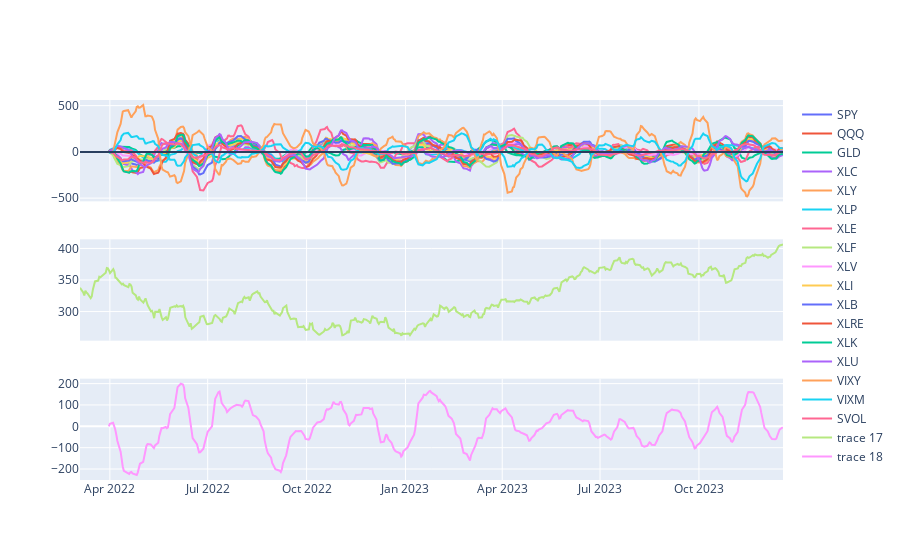

Notebook code cell kept with this figure:
### Code cell
df = pd.read_csv('data/QQQ.csv', parse_dates=['timestamp'], index_col=['timestamp'])
df.index = pd.to_datetime(df.index, unit='ms')
#fig.add_trace(name='raw', x=)
fig.add_hline(0)
fig.add_trace(go.Scatter(x=df.index, y=df['vwap']), row=2, col=1)
fig.add_trace(go.Scatter(x=sector_diff.index, y=sector_diff['QQQ']), row=3, col=1)
fig.show()

### Figure 1 — Plotly figure (JSON) as saved in the notebook; plotly's stock layout.template omitted (floating-point values rounded to 4 significant figures; data arrays with more than 128 entries replaced by an {"elided": "..."} marker saying what was removed)
{"data": [{"name": "SPY", "type": "scatter", "x": {"elided": "432 str values"}, "xaxis": "x", "y": {"elided": "432 float values"}, "yaxis": "y"}, {"name": "QQQ", "type": "scatter", "x": {"elided": "432 str values"}, "xaxis": "x", "y": {"elided": "432 float values"}, "yaxis": "y"}, {"name": "GLD", "type": "scatter", "x": {"elided": "432 str values"}, "xaxis": "x", "y": {"elided": "432 float values"}, "yaxis": "y"}, {"name": "XLC", "type": "scatter", "x": {"elided": "432 str values"}, "xaxis": "x", "y": {"elided": "432 float values"}, "yaxis": "y"}, {"name": "XLY", "type": "scatter", "x": {"elided": "432 str values"}, "xaxis": "x", "y": {"elided": "432 float values"}, "yaxis": "y"}, {"name": "XLP", "type": "scatter", "x": {"elided": "432 str values"}, "xaxis": "x", "y": {"elided": "432 float values"}, "yaxis": "y"}, {"name": "XLE", "type": "scatter", "x": {"elided": "432 str values"}, "xaxis": "x", "y": {"elided": "432 float values"}, "yaxis": "y"}, {"name": "XLF", "type": "scatter", "x": {"elided": "432 str values"}, "xaxis": "x", "y": {"elided": "432 float values"}, "yaxis": "y"}, {"name": "XLV", "type": "scatter", "x": {"elided": "432 str values"}, "xaxis": "x", "y": {"elided": "432 float values"}, "yaxis": "y"}, {"name": "XLI", "type": "scatter", "x": {"elided": "432 str values"}, "xaxis": "x", "y": {"elided": "432 float values"}, "yaxis": "y"}, {"name": "XLB", "type": "scatter", "x": {"elided": "432 str values"}, "xaxis": "x", "y": {"elided": "432 float values"}, "yaxis": "y"}, {"name": "XLRE", "type": "scatter", "x": {"elided": "432 str values"}, "xaxis": "x", "y": {"elided": "432 float values"}, "yaxis": "y"}, {"name": "XLK", "type": "scatter", "x": {"elided": "432 str values"}, "xaxis": "x", "y": {"elided": "432 float values"}, "yaxis": "y"}, {"name": "XLU", "type": "scatter", "x": {"elided": "432 str values"}, "xaxis": "x", "y": {"elided": "432 float values"}, "yaxis": "y"}, {"name": "VIXY", "type": "scatter", "x": {"elided": "432 str values"}, "xaxis": "x", "y": {"elided": "432 float values"}, "yaxis": "y"}, {"name": "VIXM", "type": "scatter", "x": {"elided": "432 str values"}, "xaxis": "x", "y": {"elided": "432 float values"}, "yaxis": "y"}, {"name": "SVOL", "type": "scatter", "x": {"elided": "432 str values"}, "xaxis": "x", "y": {"elided": "432 float values"}, "yaxis": "y"}, {"type": "scatter", "x": {"elided": "451 str values"}, "xaxis": "x2", "y": {"elided": "451 float values"}, "yaxis": "y2"}, {"type": "scatter", "x": {"elided": "432 str values"}, "xaxis": "x3", "y": {"elided": "432 float values"}, "yaxis": "y3"}], "layout": {"shapes": [{"type": "line", "x0": 0, "x1": 1, "xref": "x domain", "y0": 0, "y1": 0, "yref": "y"}], "xaxis": {"anchor": "y", "domain": [0, 1], "matches": "x3", "showticklabels": false}, "xaxis2": {"anchor": "y2", "domain": [0, 1], "matches": "x3", "showticklabels": false}, "xaxis3": {"anchor": "y3", "domain": [0, 1]}, "yaxis": {"anchor": "x", "domain": [0.7333, 1]}, "yaxis2": {"anchor": "x2", "domain": [0.3667, 0.6333]}, "yaxis3": {"anchor": "x3", "domain": [0, 0.2667]}}}
